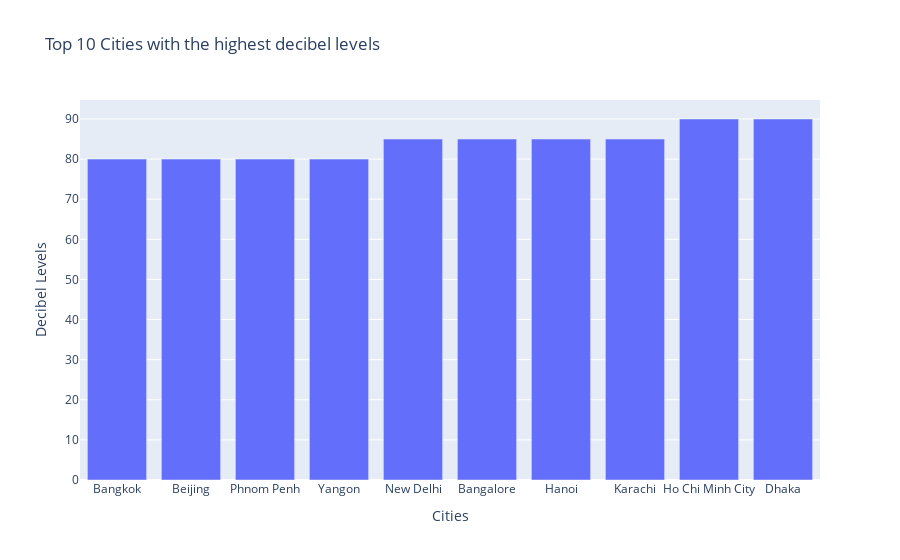

The notebook cell saved with this chart:
### Code cell
fig = go.Figure([go.Bar(x=loudest['City'], y=loudest['Decibel_Level'])])
fig.update_layout(title="Top 10 Cities with the highest decibel levels", xaxis_title="Cities",
    yaxis_title="Decibel Levels")
fig.show()

### Figure 1 — Plotly figure (JSON) as saved in the notebook; plotly's stock layout.template omitted (floating-point values rounded to 4 significant figures)
{"data": [{"type": "bar", "x": ["Bangkok", "Beijing", "Phnom Penh", "Yangon", "New Delhi", "Bangalore", "Hanoi", "Karachi", "Ho Chi Minh City", "Dhaka"], "y": [80, 80, 80, 80, 85, 85, 85, 85, 90, 90]}], "layout": {"title": {"text": "Top 10 Cities with the highest decibel levels"}, "xaxis": {"title": {"text": "Cities"}}, "yaxis": {"title": {"text": "Decibel Levels"}}}}
